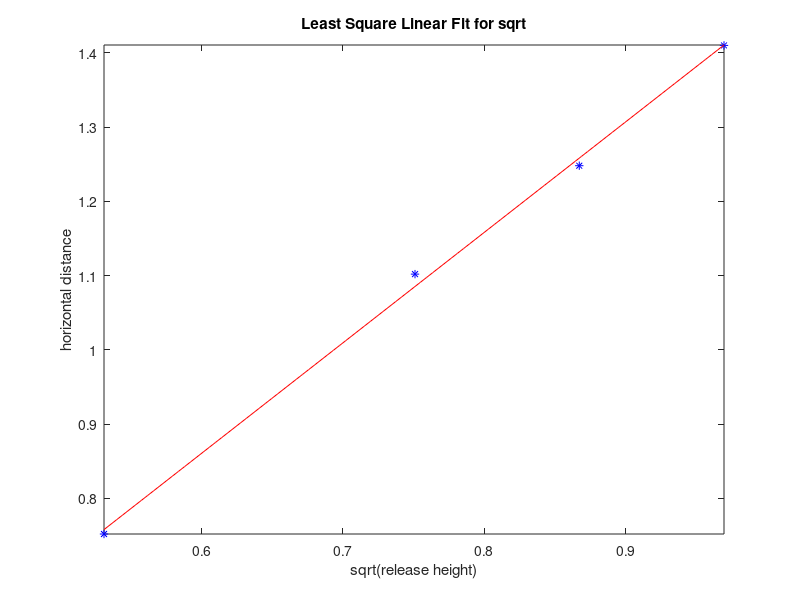

Reproduce this figure in MATLAB.
h = [0.282;0.564;0.752;0.940];
sqrt_h = sqrt(h)
d = [0.752;1.102;1.248;1.410];
A = [ones(size(h)),sqrt_h];
c = A\d
cc = flipud(c);

%%%plot
plot(sqrt_h,d,'b*'), title('Least Square Linear Fit for sqrt'), hold
xlabel('sqrt(release height)'), ylabel('horizontal distance')

%%%
hmin = min(sqrt_h); hmax = max(sqrt_h);h1 = [hmin:(hmax-hmin)/100 : hmax];
plot(h1,polyval(cc,h1),'r'),axis tight
c0 = cc(2), c1 = cc(1)
residual_norm = sqrt(sum((d - (c(1) + c(2)*sqrt_h)).^2))